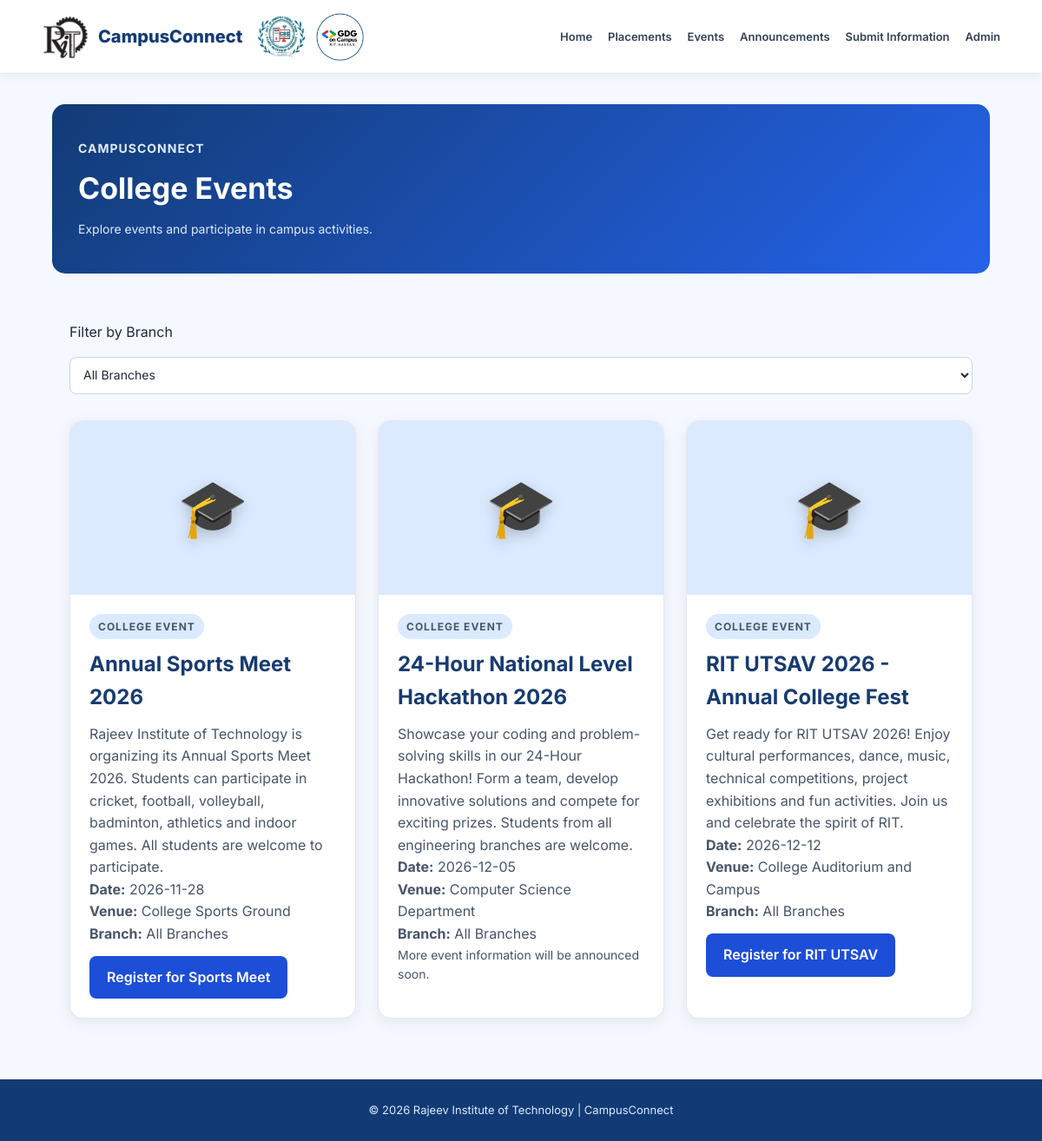
The app's page /events with its own data.
### tables this page shows
CREATE TABLE posts (
                id INTEGER PRIMARY KEY AUTOINCREMENT,
                title TEXT NOT NULL,
                category TEXT NOT NULL,
                description TEXT NOT NULL,
                event_date TEXT,
                venue TEXT,
                created_by TEXT NOT NULL,
                status TEXT NOT NULL DEFAULT 'pending',
                created_at TIMESTAMP DEFAULT CURRENT_TIMESTAMP
            , branch TEXT DEFAULT 'All Branches', is_demo INTEGER DEFAULT 0, photo_filename TEXT);

### app.py (the view, shortened to what this page needs)
@app.route("/events")
def events():
    selected_branch = request.args.get(
        "branch", "All Branches"
    )
    if selected_branch not in BRANCHES:
        selected_branch = "All Branches"
    with get_db() as conn:
        if selected_branch == "All Branches":
            items = conn.execute("""
                SELECT * FROM posts
                WHERE status='approved' AND category='Event'
                ORDER BY event_date ASC
            """).fetchall()
    return render_template(
        "events.html",
        events=items,
        branches=BRANCHES,
        selected_branch=selected_branch
    )

### app.py (called while the page is built)
def get_db():
    conn = sqlite3.connect(DB_PATH)
    conn.row_factory = sqlite3.Row
    return conn

### templates/events.html (shortened to what this page needs)
{% extends "base.html" %}
{% block content %}
<section class="page-header">
    <p class="eyebrow">CAMPUSCONNECT</p>
    <h1>College Events</h1>
    <p>Explore events and participate in campus activities.</p>
</section>
<section class="events-section">
    <form method="GET" action="{{ url_for('events') }}"
          class="filter-form">
        <label for="branch">Filter by Branch</label>
        <select name="branch" id="branch" onchange="this.form.submit()">
            {% for branch in branches %}
            <option value="{{ branch }}"
                {% if selected_branch == branch %}selected{% endif %}>
                {{ branch }}
            </option>
            {% endfor %}
        </select>
    </form>
    {% if events %}
    <div class="events-grid">
        {% for event in events %}
        <article class="event-card">
            {% if event["photo_filename"] %}
            <div class="event-image">
                <img
                    src="{{ url_for('static', filename='uploads/' + event['photo_filename']) }}"
                    alt="{{ event['title'] }}">
            </div>
            {% else %}
            <div class="event-image event-placeholder">
                <span>🎓</span>
            </div>
            {% endif %}
            <div class="event-content">
                <p class="event-category">COLLEGE EVENT</p>
                <h2>{{ event["title"] }}</h2>
                <p>{{ event["description"] }}</p>
                <p>
                    <strong>Date:</strong>
                    {{ event["event_date"] or "To be announced" }}
                </p>
                <p>
                    <strong>Venue:</strong>
                    {{ event["venue"] or "To be announced" }}
                </p>
                <p>
                    <strong>Branch:</strong>
                    {{ event["branch"] }}
                </p>
                {% if "sports meet" in event["title"]|lower %}
                    <a href="{{ url_for('register_event', event_type='sports') }}"
                       class="btn-primary">
                        Register for Sports Meet
                    </a>
                {% elif "utsav" in event["title"]|lower %}
                    <a href="{{ url_for('register_event', event_type='utsav') }}"
                       class="btn-primary">
                        Register for RIT UTSAV
                    </a>
                {% else %}
                    <p class="event-note">
                        More event information will be announced soon.
                    </p>
                {% endif %}
            </div>
        </article>
        {% endfor %}
    </div>
    {% else %}
    <div class="empty-state">
        <h2>No Events Found</h2>
        <p>There are currently no events for this branch.</p>
    </div>
    {% endif %}
</section>
{% endblock %}

### templates/base.html (shortened to what this page needs)
<!DOCTYPE html>
<html lang="en">
<head>
    <link rel="stylesheet"
          href="{{ url_for('static', filename='css/style.css') }}">
</head>
<body>
    <header class="navbar">
        <div class="brand-area">
            <a class="brand" href="{{ url_for('home') }}">
                <img
                    class="brand-logo college-logo"
                    src="{{ url_for('static', filename='images/Clg-Logo.jpeg') }}"
                    alt="Rajeev Institute of Technology">
                <span>CampusConnect</span>
            </a>
            <div class="institution-logos">
                <img
                    class="brand-logo"
                    src="{{ url_for('static', filename='images/Dept-Logo.jpeg') }}"
                    alt="Department of CSE">
                <img
                    class="brand-logo"
                    src="{{ url_for('static', filename='images/GDG_CLUB-logo.jpeg') }}"
                    alt="GDG on Campus RIT Hassan">
            </div>
        </div>
        <nav id="navLinks">
            <a href="{{ url_for('home') }}">Home</a>
            <a href="{{ url_for('placements') }}">Placements</a>
            <a href="{{ url_for('events') }}">Events</a>
            <a href="{{ url_for('announcements') }}">Announcements</a>
            <a href="{{ url_for('submit') }}">Submit Information</a>
            <a href="{{ url_for('admin') }}">Admin</a>
        </nav>
    </header>
    <main class="container">
        {% block content %}{% endblock %}
    </main>
    <footer>
        <p>
            © 2026 Rajeev Institute of Technology |
            CampusConnect
        </p>
    </footer>
</body>
</html>

### static/css/style.css (style rules this page uses)
* { margin: 0; padding: 0; box-sizing: border-box; }
body { font-family: 'Inter', sans-serif; background: #f5f8ff; color: #1e293b; line-height: 1.6; }
a { text-decoration: none; color: inherit; }
.navbar { width: 100%; min-height: 85px; padding: 10px 4%; background: #ffffff; display: flex; align-items: center; justify-content: space-between; gap: 20px; border-bottom: 1px solid #e2e8f0; box-shadow: 0 3px 12px rgba(0,0,0,0.05); }
.brand-area { display: flex; align-items: center; gap: 18px; }
.brand { display: flex; align-items: center; gap: 10px; color: #123b75; font-size: 20px; font-weight: 800; white-space: nowrap; }
.navbar .brand-logo { width: 55px !important; height: 55px !important; min-width: 55px; min-height: 55px; max-width: 55px !important; max-height: 55px !important; object-fit: contain !important; display: block; flex-shrink: 0; }
.navbar .college-logo { width: 55px !important; height: 55px !important; object-fit: contain !important; }
.institution-logos { display: flex; align-items: center; gap: 12px; }
.institution-logos img { width: 55px !important; height: 55px !important; object-fit: contain !important; }
.navbar nav { display: flex; align-items: center; gap: 18px; }
.navbar nav a { font-size: 13px; font-weight: 600; color: #334155; transition: 0.3s; }
.container { width: 90%; max-width: 1200px; min-height: 65vh; margin: 35px auto; }
section { margin-bottom: 35px; }
.page-header { background: linear-gradient(135deg, #123b75, #2563eb); color: white; padding: 40px 30px; border-radius: 15px; margin-bottom: 30px; }
.page-header h1 { font-size: 34px; margin: 8px 0; }
.page-header p { color: #e0eaff; font-size: 14px; }
.eyebrow { font-size: 12px; font-weight: 700; letter-spacing: 2px; }
input, select, textarea { width: 100%; padding: 12px 14px; border: 1px solid #cbd5e1; border-radius: 8px; font-family: inherit; font-size: 14px; background: white; color: #1e293b; }
footer { background: #123b75; color: white; padding: 25px 5%; text-align: center; margin-top: 50px; }
footer p { font-size: 13px; color: #dbeafe; }
.event-card { overflow: hidden; background: white; border: 1px solid #e2e8f0; border-radius: 15px; box-shadow: 0 5px 18px rgba(15, 23, 42, 0.07); transition: transform 0.3s ease, box-shadow 0.3s ease; }
.event-image { position: relative; height: 190px; overflow: hidden; background: #dbeafe; }
.event-placeholder { height: 100%; display: flex; justify-content: center; align-items: center; background-size: cover; background-position: center; }
.event-placeholder span { font-size: 65px; filter: drop-shadow(0 5px 8px rgba(0,0,0,0.2)); }
.event-category { display: inline-block; padding: 5px 10px; border-radius: 20px; background: #dbeafe; color: #1d4ed8; font-size: 12px; font-weight: bold; }
.events-section { max-width: 1200px; margin: 35px auto; padding: 20px; }
.filter-form { margin-bottom: 30px; display: flex; align-items: center; gap: 15px; flex-wrap: wrap; }
.filter-form select { padding: 11px; border: 1px solid #cbd5e1; border-radius: 8px; min-width: 200px; }
.events-grid { display: grid; grid-template-columns: repeat(3, minmax(0, 1fr)); gap: 25px; }
.event-card { background: white; border: 1px solid #e2e8f0; border-radius: 15px; overflow: hidden; box-shadow: 0 5px 18px rgba(0,0,0,0.07); }
.event-image { height: 200px; overflow: hidden; background: #dbeafe; }
.event-placeholder { display: flex; justify-content: center; align-items: center; font-size: 55px; }
.event-content { padding: 22px; }
.event-content h2 { color: #173b70; margin: 10px 0; }
.event-content p { line-height: 1.6; color: #475569; }
.event-category, .eyebrow { color: #2563eb; font-weight: bold; letter-spacing: 1px; }
.event-note, .form-help { font-size: 14px; color: #64748b; }
.btn-primary { display: inline-block; padding: 12px 20px; margin-top: 12px; background: #1d4ed8; color: white; text-decoration: none; border: none; border-radius: 8px; cursor: pointer; font-weight: 600; }

### records on screen
posts: title "Annual Sports Meet 2026", description "Rajeev Institute of Technology is organizing its Annual Sports Meet 2026. Students can participate in cricket, football, volleyball, badminton, athletics and indoor games. All students are welcome to participate.", event_date "2026-11-28", venue "College Sports Ground", branch "All Branches"
posts: title "24-Hour National Level Hackathon 2026", description "Showcase your coding and problem-solving skills in our 24-Hour Hackathon! Form a team, develop innovative solutions and compete for exciting prizes. Students from all engineering branches are welcome.", event_date "2026-12-05", venue "Computer Science Department", branch "All Branches", shows "More event information will be announced soon."
posts: title "RIT UTSAV 2026 - Annual College Fest", description "Get ready for RIT UTSAV 2026! Enjoy cultural performances, dance, music, technical competitions, project exhibitions and fun activities. Join us and celebrate the spirit of RIT.", event_date "2026-12-12", venue "College Auditorium and Campus", branch "All Branches"

### other values on screen
form field branch "All Branches"
